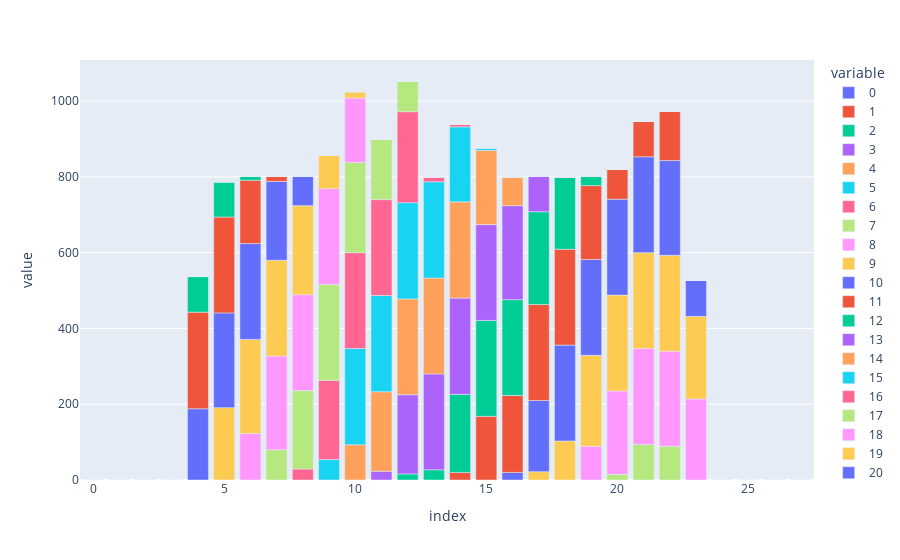

Write notebook code for a chart like this one.
### Code cell
px.bar(image_0)

### Figure 1 — Plotly figure (JSON) as saved in the notebook; plotly's stock layout.template omitted (floating-point values rounded to 4 significant figures)
{"data": [{"alignmentgroup": "True", "hovertemplate": "variable=0<br>index=%{x}<br>value=%{y}<extra></extra>", "legendgroup": "0", "marker": {"color": "#636efa", "pattern": {"shape": ""}}, "name": "0", "offsetgroup": "0", "orientation": "v", "showlegend": true, "textposition": "auto", "type": "bar", "x": [0, 1, 2, 3, 4, 5, 6, 7, 8, 9, 10, 11, 12, 13, 14, 15, 16, 17, 18, 19, 20, 21, 22, 23, 24, 25, 26, 27], "xaxis": "x", "y": [0, 0, 0, 0, 0, 0, 0, 0, 0, 0, 0, 0, 0, 0, 0, 0, 0, 0, 0, 0, 0, 0, 0, 0, 0, 0, 0, 0], "yaxis": "y"}, {"alignmentgroup": "True", "hovertemplate": "variable=1<br>index=%{x}<br>value=%{y}<extra></extra>", "legendgroup": "1", "marker": {"color": "#EF553B", "pattern": {"shape": ""}}, "name": "1", "offsetgroup": "1", "orientation": "v", "showlegend": true, "textposition": "auto", "type": "bar", "x": [0, 1, 2, 3, 4, 5, 6, 7, 8, 9, 10, 11, 12, 13, 14, 15, 16, 17, 18, 19, 20, 21, 22, 23, 24, 25, 26, 27], "xaxis": "x", "y": [0, 0, 0, 0, 0, 0, 0, 0, 0, 0, 0, 0, 0, 0, 0, 0, 0, 0, 0, 0, 0, 0, 0, 0, 0, 0, 0, 0], "yaxis": "y"}, {"alignmentgroup": "True", "hovertemplate": "variable=2<br>index=%{x}<br>value=%{y}<extra></extra>", "legendgroup": "2", "marker": {"color": "#00cc96", "pattern": {"shape": ""}}, "name": "2", "offsetgroup": "2", "orientation": "v", "showlegend": true, "textposition": "auto", "type": "bar", "x": [0, 1, 2, 3, 4, 5, 6, 7, 8, 9, 10, 11, 12, 13, 14, 15, 16, 17, 18, 19, 20, 21, 22, 23, 24, 25, 26, 27], "xaxis": "x", "y": [0, 0, 0, 0, 0, 0, 0, 0, 0, 0, 0, 0, 0, 0, 0, 0, 0, 0, 0, 0, 0, 0, 0, 0, 0, 0, 0, 0], "yaxis": "y"}, {"alignmentgroup": "True", "hovertemplate": "variable=3<br>index=%{x}<br>value=%{y}<extra></extra>", "legendgroup": "3", "marker": {"color": "#ab63fa", "pattern": {"shape": ""}}, "name": "3", "offsetgroup": "3", "orientation": "v", "showlegend": true, "textposition": "auto", "type": "bar", "x": [0, 1, 2, 3, 4, 5, 6, 7, 8, 9, 10, 11, 12, 13, 14, 15, 16, 17, 18, 19, 20, 21, 22, 23, 24, 25, 26, 27], "xaxis": "x", "y": [0, 0, 0, 0, 0, 0, 0, 0, 0, 0, 0, 0, 0, 0, 0, 0, 0, 0, 0, 0, 0, 0, 0, 0, 0, 0, 0, 0], "yaxis": "y"}, {"alignmentgroup": "True", "hovertemplate": "variable=4<br>index=%{x}<br>value=%{y}<extra></extra>", "legendgroup": "4", "marker": {"color": "#FFA15A", "pattern": {"shape": ""}}, "name": "4", "offsetgroup": "4", "orientation": "v", "showlegend": true, "textposition": "auto", "type": "bar", "x": [0, 1, 2, 3, 4, 5, 6, 7, 8, 9, 10, 11, 12, 13, 14, 15, 16, 17, 18, 19, 20, 21, 22, 23, 24, 25, 26, 27], "xaxis": "x", "y": [0, 0, 0, 0, 0, 0, 0, 0, 0, 0, 0, 0, 0, 0, 0, 0, 0, 0, 0, 0, 0, 0, 0, 0, 0, 0, 0, 0], "yaxis": "y"}, {"alignmentgroup": "True", "hovertemplate": "variable=5<br>index=%{x}<br>value=%{y}<extra></extra>", "legendgroup": "5", "marker": {"color": "#19d3f3", "pattern": {"shape": ""}}, "name": "5", "offsetgroup": "5", "orientation": "v", "showlegend": true, "textposition": "auto", "type": "bar", "x": [0, 1, 2, 3, 4, 5, 6, 7, 8, 9, 10, 11, 12, 13, 14, 15, 16, 17, 18, 19, 20, 21, 22, 23, 24, 25, 26, 27], "xaxis": "x", "y": [0, 0, 0, 0, 0, 0, 0, 0, 0, 0, 0, 0, 0, 0, 0, 0, 0, 0, 0, 0, 0, 0, 0, 0, 0, 0, 0, 0], "yaxis": "y"}, {"alignmentgroup": "True", "hovertemplate": "variable=6<br>index=%{x}<br>value=%{y}<extra></extra>", "legendgroup": "6", "marker": {"color": "#FF6692", "pattern": {"shape": ""}}, "name": "6", "offsetgroup": "6", "orientation": "v", "showlegend": true, "textposition": "auto", "type": "bar", "x": [0, 1, 2, 3, 4, 5, 6, 7, 8, 9, 10, 11, 12, 13, 14, 15, 16, 17, 18, 19, 20, 21, 22, 23, 24, 25, 26, 27], "xaxis": "x", "y": [0, 0, 0, 0, 0, 0, 0, 0, 0, 0, 0, 0, 0, 0, 0, 0, 0, 0, 0, 0, 0, 0, 0, 0, 0, 0, 0, 0], "yaxis": "y"}, {"alignmentgroup": "True", "hovertemplate": "variable=7<br>index=%{x}<br>value=%{y}<extra></extra>", "legendgroup": "7", "marker": {"color": "#B6E880", "pattern": {"shape": ""}}, "name": "7", "offsetgroup": "7", "orientation": "v", "showlegend": true, "textposition": "auto", "type": "bar", "x": [0, 1, 2, 3, 4, 5, 6, 7, 8, 9, 10, 11, 12, 13, 14, 15, 16, 17, 18, 19, 20, 21, 22, 23, 24, 25, 26, 27], "xaxis": "x", "y": [0, 0, 0, 0, 0, 0, 0, 0, 0, 0, 0, 0, 0, 0, 0, 0, 0, 0, 0, 0, 15, 94, 89, 0, 0, 0, 0, 0], "yaxis": "y"}, {"alignmentgroup": "True", "hovertemplate": "variable=8<br>index=%{x}<br>value=%{y}<extra></extra>", "legendgroup": "8", "marker": {"color": "#FF97FF", "pattern": {"shape": ""}}, "name": "8", "offsetgroup": "8", "orientation": "v", "showlegend": true, "textposition": "auto", "type": "bar", "x": [0, 1, 2, 3, 4, 5, 6, 7, 8, 9, 10, 11, 12, 13, 14, 15, 16, 17, 18, 19, 20, 21, 22, 23, 24, 25, 26, 27], "xaxis": "x", "y": [0, 0, 0, 0, 0, 0, 0, 0, 0, 0, 0, 0, 0, 0, 0, 0, 0, 0, 0, 89, 220, 253, 251, 214, 0, 0, 0, 0], "yaxis": "y"}, {"alignmentgroup": "True", "hovertemplate": "variable=9<br>index=%{x}<br>value=%{y}<extra></extra>", "legendgroup": "9", "marker": {"color": "#FECB52", "pattern": {"shape": ""}}, "name": "9", "offsetgroup": "9", "orientation": "v", "showlegend": true, "textposition": "auto", "type": "bar", "x": [0, 1, 2, 3, 4, 5, 6, 7, 8, 9, 10, 11, 12, 13, 14, 15, 16, 17, 18, 19, 20, 21, 22, 23, 24, 25, 26, 27], "xaxis": "x", "y": [0, 0, 0, 0, 0, 0, 0, 0, 0, 0, 0, 0, 0, 0, 0, 0, 0, 22, 103, 240, 253, 253, 253, 218, 0, 0, 0, 0], "yaxis": "y"}, {"alignmentgroup": "True", "hovertemplate": "variable=10<br>index=%{x}<br>value=%{y}<extra></extra>", "legendgroup": "10", "marker": {"color": "#636efa", "pattern": {"shape": ""}}, "name": "10", "offsetgroup": "10", "orientation": "v", "showlegend": true, "textposition": "auto", "type": "bar", "x": [0, 1, 2, 3, 4, 5, 6, 7, 8, 9, 10, 11, 12, 13, 14, 15, 16, 17, 18, 19, 20, 21, 22, 23, 24, 25, 26, 27], "xaxis": "x", "y": [0, 0, 0, 0, 0, 0, 0, 0, 0, 0, 0, 0, 0, 0, 0, 0, 20, 188, 253, 253, 253, 253, 250, 95, 0, 0, 0, 0], "yaxis": "y"}, {"alignmentgroup": "True", "hovertemplate": "variable=11<br>index=%{x}<br>value=%{y}<extra></extra>", "legendgroup": "11", "marker": {"color": "#EF553B", "pattern": {"shape": ""}}, "name": "11", "offsetgroup": "11", "orientation": "v", "showlegend": true, "textposition": "auto", "type": "bar", "x": [0, 1, 2, 3, 4, 5, 6, 7, 8, 9, 10, 11, 12, 13, 14, 15, 16, 17, 18, 19, 20, 21, 22, 23, 24, 25, 26, 27], "xaxis": "x", "y": [0, 0, 0, 0, 0, 0, 0, 0, 0, 0, 0, 0, 0, 0, 20, 168, 203, 253, 253, 195, 80, 94, 131, 0, 0, 0, 0, 0], "yaxis": "y"}, {"alignmentgroup": "True", "hovertemplate": "variable=12<br>index=%{x}<br>value=%{y}<extra></extra>", "legendgroup": "12", "marker": {"color": "#00cc96", "pattern": {"shape": ""}}, "name": "12", "offsetgroup": "12", "orientation": "v", "showlegend": true, "textposition": "auto", "type": "bar", "x": [0, 1, 2, 3, 4, 5, 6, 7, 8, 9, 10, 11, 12, 13, 14, 15, 16, 17, 18, 19, 20, 21, 22, 23, 24, 25, 26, 27], "xaxis": "x", "y": [0, 0, 0, 0, 0, 0, 0, 0, 0, 0, 0, 0, 16, 27, 206, 253, 253, 245, 191, 25, 0, 0, 0, 0, 0, 0, 0, 0], "yaxis": "y"}, {"alignmentgroup": "True", "hovertemplate": "variable=13<br>index=%{x}<br>value=%{y}<extra></extra>", "legendgroup": "13", "marker": {"color": "#ab63fa", "pattern": {"shape": ""}}, "name": "13", "offsetgroup": "13", "orientation": "v", "showlegend": true, "textposition": "auto", "type": "bar", "x": [0, 1, 2, 3, 4, 5, 6, 7, 8, 9, 10, 11, 12, 13, 14, 15, 16, 17, 18, 19, 20, 21, 22, 23, 24, 25, 26, 27], "xaxis": "x", "y": [0, 0, 0, 0, 0, 0, 0, 0, 0, 0, 0, 23, 209, 253, 254, 253, 248, 93, 0, 0, 0, 0, 0, 0, 0, 0, 0, 0], "yaxis": "y"}, {"alignmentgroup": "True", "hovertemplate": "variable=14<br>index=%{x}<br>value=%{y}<extra></extra>", "legendgroup": "14", "marker": {"color": "#FFA15A", "pattern": {"shape": ""}}, "name": "14", "offsetgroup": "14", "orientation": "v", "showlegend": true, "textposition": "auto", "type": "bar", "x": [0, 1, 2, 3, 4, 5, 6, 7, 8, 9, 10, 11, 12, 13, 14, 15, 16, 17, 18, 19, 20, 21, 22, 23, 24, 25, 26, 27], "xaxis": "x", "y": [0, 0, 0, 0, 0, 0, 0, 0, 0, 0, 93, 210, 253, 253, 254, 196, 76, 0, 0, 0, 0, 0, 0, 0, 0, 0, 0, 0], "yaxis": "y"}, {"alignmentgroup": "True", "hovertemplate": "variable=15<br>index=%{x}<br>value=%{y}<extra></extra>", "legendgroup": "15", "marker": {"color": "#19d3f3", "pattern": {"shape": ""}}, "name": "15", "offsetgroup": "15", "orientation": "v", "showlegend": true, "textposition": "auto", "type": "bar", "x": [0, 1, 2, 3, 4, 5, 6, 7, 8, 9, 10, 11, 12, 13, 14, 15, 16, 17, 18, 19, 20, 21, 22, 23, 24, 25, 26, 27], "xaxis": "x", "y": [0, 0, 0, 0, 0, 0, 0, 0, 0, 54, 254, 254, 254, 254, 198, 7, 0, 0, 0, 0, 0, 0, 0, 0, 0, 0, 0, 0], "yaxis": "y"}, {"alignmentgroup": "True", "hovertemplate": "variable=16<br>index=%{x}<br>value=%{y}<extra></extra>", "legendgroup": "16", "marker": {"color": "#FF6692", "pattern": {"shape": ""}}, "name": "16", "offsetgroup": "16", "orientation": "v", "showlegend": true, "textposition": "auto", "type": "bar", "x": [0, 1, 2, 3, 4, 5, 6, 7, 8, 9, 10, 11, 12, 13, 14, 15, 16, 17, 18, 19, 20, 21, 22, 23, 24, 25, 26, 27], "xaxis": "x", "y": [0, 0, 0, 0, 0, 0, 0, 0, 29, 209, 253, 253, 240, 13, 7, 0, 0, 0, 0, 0, 0, 0, 0, 0, 0, 0, 0, 0], "yaxis": "y"}, {"alignmentgroup": "True", "hovertemplate": "variable=17<br>index=%{x}<br>value=%{y}<extra></extra>", "legendgroup": "17", "marker": {"color": "#B6E880", "pattern": {"shape": ""}}, "name": "17", "offsetgroup": "17", "orientation": "v", "showlegend": true, "textposition": "auto", "type": "bar", "x": [0, 1, 2, 3, 4, 5, 6, 7, 8, 9, 10, 11, 12, 13, 14, 15, 16, 17, 18, 19, 20, 21, 22, 23, 24, 25, 26, 27], "xaxis": "x", "y": [0, 0, 0, 0, 0, 0, 0, 80, 207, 253, 238, 159, 81, 0, 0, 0, 0, 0, 0, 0, 0, 0, 0, 0, 0, 0, 0, 0], "yaxis": "y"}, {"alignmentgroup": "True", "hovertemplate": "variable=18<br>index=%{x}<br>value=%{y}<extra></extra>", "legendgroup": "18", "marker": {"color": "#FF97FF", "pattern": {"shape": ""}}, "name": "18", "offsetgroup": "18", "orientation": "v", "showlegend": true, "textposition": "auto", "type": "bar", "x": [0, 1, 2, 3, 4, 5, 6, 7, 8, 9, 10, 11, 12, 13, 14, 15, 16, 17, 18, 19, 20, 21, 22, 23, 24, 25, 26, 27], "xaxis": "x", "y": [0, 0, 0, 0, 0, 0, 123, 247, 253, 253, 170, 0, 0, 0, 0, 0, 0, 0, 0, 0, 0, 0, 0, 0, 0, 0, 0, 0], "yaxis": "y"}, {"alignmentgroup": "True", "hovertemplate": "variable=19<br>index=%{x}<br>value=%{y}<extra></extra>", "legendgroup": "19", "marker": {"color": "#FECB52", "pattern": {"shape": ""}}, "name": "19", "offsetgroup": "19", "orientation": "v", "showlegend": true, "textposition": "auto", "type": "bar", "x": [0, 1, 2, 3, 4, 5, 6, 7, 8, 9, 10, 11, 12, 13, 14, 15, 16, 17, 18, 19, 20, 21, 22, 23, 24, 25, 26, 27], "xaxis": "x", "y": [0, 0, 0, 0, 0, 191, 248, 253, 235, 88, 17, 0, 0, 0, 0, 0, 0, 0, 0, 0, 0, 0, 0, 0, 0, 0, 0, 0], "yaxis": "y"}, {"alignmentgroup": "True", "hovertemplate": "variable=20<br>index=%{x}<br>value=%{y}<extra></extra>", "legendgroup": "20", "marker": {"color": "#636efa", "pattern": {"shape": ""}}, "name": "20", "offsetgroup": "20", "orientation": "v", "showlegend": true, "textposition": "auto", "type": "bar", "x": [0, 1, 2, 3, 4, 5, 6, 7, 8, 9, 10, 11, 12, 13, 14, 15, 16, 17, 18, 19, 20, 21, 22, 23, 24, 25, 26, 27], "xaxis": "x", "y": [0, 0, 0, 0, 188, 250, 253, 208, 77, 0, 0, 0, 0, 0, 0, 0, 0, 0, 0, 0, 0, 0, 0, 0, 0, 0, 0, 0], "yaxis": "y"}, {"alignmentgroup": "True", "hovertemplate": "variable=21<br>index=%{x}<br>value=%{y}<extra></extra>", "legendgroup": "21", "marker": {"color": "#EF553B", "pattern": {"shape": ""}}, "name": "21", "offsetgroup": "21", "orientation": "v", "showlegend": true, "textposition": "auto", "type": "bar", "x": [0, 1, 2, 3, 4, 5, 6, 7, 8, 9, 10, 11, 12, 13, 14, 15, 16, 17, 18, 19, 20, 21, 22, 23, 24, 25, 26, 27], "xaxis": "x", "y": [0, 0, 0, 0, 255, 253, 167, 13, 0, 0, 0, 0, 0, 0, 0, 0, 0, 0, 0, 0, 0, 0, 0, 0, 0, 0, 0, 0], "yaxis": "y"}, {"alignmentgroup": "True", "hovertemplate": "variable=22<br>index=%{x}<br>value=%{y}<extra></extra>", "legendgroup": "22", "marker": {"color": "#00cc96", "pattern": {"shape": ""}}, "name": "22", "offsetgroup": "22", "orientation": "v", "showlegend": true, "textposition": "auto", "type": "bar", "x": [0, 1, 2, 3, 4, 5, 6, 7, 8, 9, 10, 11, 12, 13, 14, 15, 16, 17, 18, 19, 20, 21, 22, 23, 24, 25, 26, 27], "xaxis": "x", "y": [0, 0, 0, 0, 94, 93, 10, 0, 0, 0, 0, 0, 0, 0, 0, 0, 0, 0, 0, 0, 0, 0, 0, 0, 0, 0, 0, 0], "yaxis": "y"}, {"alignmentgroup": "True", "hovertemplate": "variable=23<br>index=%{x}<br>value=%{y}<extra></extra>", "legendgroup": "23", "marker": {"color": "#ab63fa", "pattern": {"shape": ""}}, "name": "23", "offsetgroup": "23", "orientation": "v", "showlegend": true, "textposition": "auto", "type": "bar", "x": [0, 1, 2, 3, 4, 5, 6, 7, 8, 9, 10, 11, 12, 13, 14, 15, 16, 17, 18, 19, 20, 21, 22, 23, 24, 25, 26, 27], "xaxis": "x", "y": [0, 0, 0, 0, 0, 0, 0, 0, 0, 0, 0, 0, 0, 0, 0, 0, 0, 0, 0, 0, 0, 0, 0, 0, 0, 0, 0, 0], "yaxis": "y"}, {"alignmentgroup": "True", "hovertemplate": "variable=24<br>index=%{x}<br>value=%{y}<extra></extra>", "legendgroup": "24", "marker": {"color": "#FFA15A", "pattern": {"shape": ""}}, "name": "24", "offsetgroup": "24", "orientation": "v", "showlegend": true, "textposition": "auto", "type": "bar", "x": [0, 1, 2, 3, 4, 5, 6, 7, 8, 9, 10, 11, 12, 13, 14, 15, 16, 17, 18, 19, 20, 21, 22, 23, 24, 25, 26, 27], "xaxis": "x", "y": [0, 0, 0, 0, 0, 0, 0, 0, 0, 0, 0, 0, 0, 0, 0, 0, 0, 0, 0, 0, 0, 0, 0, 0, 0, 0, 0, 0], "yaxis": "y"}, {"alignmentgroup": "True", "hovertemplate": "variable=25<br>index=%{x}<br>value=%{y}<extra></extra>", "legendgroup": "25", "marker": {"color": "#19d3f3", "pattern": {"shape": ""}}, "name": "25", "offsetgroup": "25", "orientation": "v", "showlegend": true, "textposition": "auto", "type": "bar", "x": [0, 1, 2, 3, 4, 5, 6, 7, 8, 9, 10, 11, 12, 13, 14, 15, 16, 17, 18, 19, 20, 21, 22, 23, 24, 25, 26, 27], "xaxis": "x", "y": [0, 0, 0, 0, 0, 0, 0, 0, 0, 0, 0, 0, 0, 0, 0, 0, 0, 0, 0, 0, 0, 0, 0, 0, 0, 0, 0, 0], "yaxis": "y"}, {"alignmentgroup": "True", "hovertemplate": "variable=26<br>index=%{x}<br>value=%{y}<extra></extra>", "legendgroup": "26", "marker": {"color": "#FF6692", "pattern": {"shape": ""}}, "name": "26", "offsetgroup": "26", "orientation": "v", "showlegend": true, "textposition": "auto", "type": "bar", "x": [0, 1, 2, 3, 4, 5, 6, 7, 8, 9, 10, 11, 12, 13, 14, 15, 16, 17, 18, 19, 20, 21, 22, 23, 24, 25, 26, 27], "xaxis": "x", "y": [0, 0, 0, 0, 0, 0, 0, 0, 0, 0, 0, 0, 0, 0, 0, 0, 0, 0, 0, 0, 0, 0, 0, 0, 0, 0, 0, 0], "yaxis": "y"}, {"alignmentgroup": "True", "hovertemplate": "variable=27<br>index=%{x}<br>value=%{y}<extra></extra>", "legendgroup": "27", "marker": {"color": "#B6E880", "pattern": {"shape": ""}}, "name": "27", "offsetgroup": "27", "orientation": "v", "showlegend": true, "textposition": "auto", "type": "bar", "x": [0, 1, 2, 3, 4, 5, 6, 7, 8, 9, 10, 11, 12, 13, 14, 15, 16, 17, 18, 19, 20, 21, 22, 23, 24, 25, 26, 27], "xaxis": "x", "y": [0, 0, 0, 0, 0, 0, 0, 0, 0, 0, 0, 0, 0, 0, 0, 0, 0, 0, 0, 0, 0, 0, 0, 0, 0, 0, 0, 0], "yaxis": "y"}], "layout": {"barmode": "relative", "legend": {"title": {"text": "variable"}, "tracegroupgap": 0}, "margin": {"t": 60}, "xaxis": {"anchor": "y", "domain": [0, 1], "title": {"text": "index"}}, "yaxis": {"anchor": "x", "domain": [0, 1], "title": {"text": "value"}}}}
